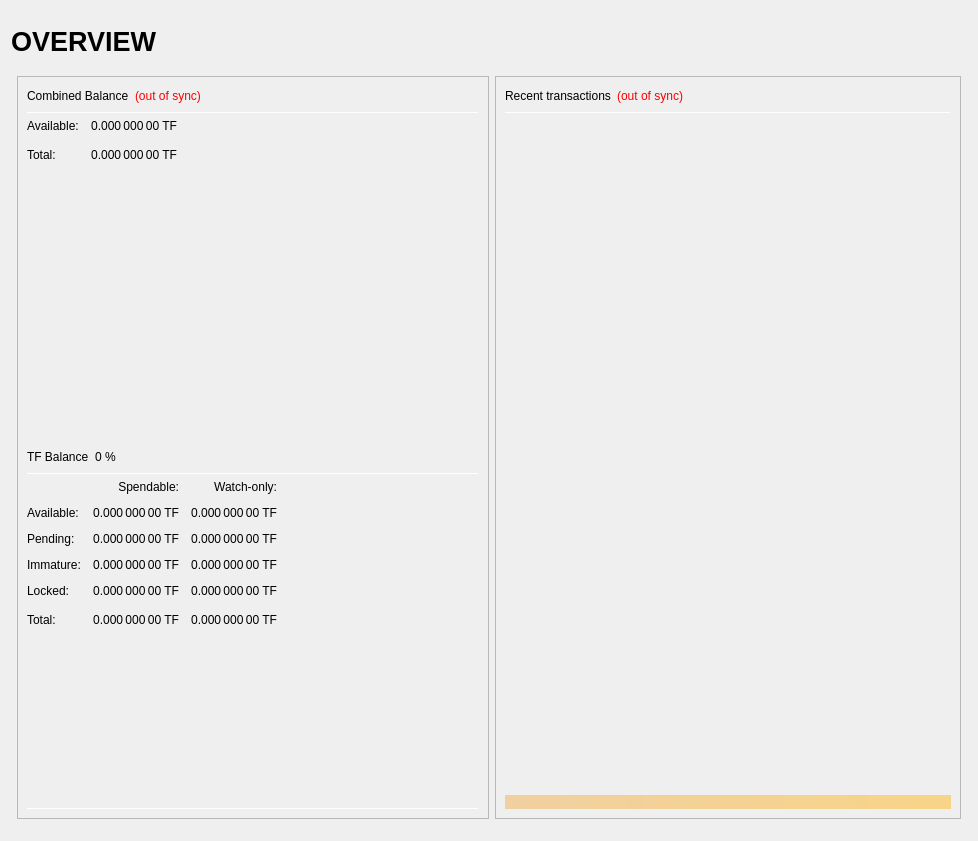
<?xml version="1.0" encoding="UTF-8"?>
<ui version="4.0">
 <class>OverviewPage</class>
 <widget class="QWidget" name="OverviewPage">
  <property name="geometry">
   <rect>
    <x>0</x>
    <y>0</y>
    <width>978</width>
    <height>841</height>
   </rect>
  </property>
  <property name="windowTitle">
   <string>Form</string>
  </property>
  <layout class="QVBoxLayout" name="topLayout" stretch="0">
   <item>
    <widget class="QFrame" name="frame_BG">
     <property name="minimumSize">
      <size>
       <width>850</width>
       <height>610</height>
      </size>
     </property>
     <property name="maximumSize">
      <size>
       <width>16777215</width>
       <height>16777215</height>
      </size>
     </property>
     <layout class="QVBoxLayout" name="verticalLayout_3" stretch="0">
      <property name="leftMargin">
       <number>0</number>
      </property>
      <property name="topMargin">
       <number>0</number>
      </property>
      <property name="rightMargin">
       <number>0</number>
      </property>
      <property name="bottomMargin">
       <number>6</number>
      </property>
      <item>
       <layout class="QVBoxLayout" name="verticalLayout_Master" stretch="0,1">
        <property name="spacing">
         <number>0</number>
        </property>
        <item>
         <widget class="QFrame" name="frame_Header">
          <layout class="QVBoxLayout" name="verticalLayout_Header" stretch="0">
           <property name="leftMargin">
            <number>0</number>
           </property>
           <property name="topMargin">
            <number>0</number>
           </property>
           <property name="rightMargin">
            <number>0</number>
           </property>
           <property name="bottomMargin">
            <number>0</number>
           </property>
           <item>
            <layout class="QHBoxLayout" name="horizontalLayout_Header" stretch="1,0,1">
             <property name="spacing">
              <number>6</number>
             </property>
             <item>
              <widget class="QLabel" name="labelOverviewHeaderLeft">
               <property name="minimumSize">
                <size>
                 <width>464</width>
                 <height>60</height>
                </size>
               </property>
               <property name="maximumSize">
                <size>
                 <width>16777215</width>
                 <height>60</height>
                </size>
               </property>
               <property name="font">
                <font>
                 <pointsize>20</pointsize>
                 <weight>75</weight>
                 <bold>true</bold>
                </font>
               </property>
               <property name="text">
                <string>OVERVIEW</string>
               </property>
               <property name="alignment">
                <set>Qt::AlignLeading|Qt::AlignLeft|Qt::AlignVCenter</set>
               </property>
               <property name="margin">
                <number>5</number>
               </property>
              </widget>
             </item>
             <item>
              <spacer name="horizontalSpacer_Header">
               <property name="orientation">
                <enum>Qt::Horizontal</enum>
               </property>
               <property name="sizeHint" stdset="0">
                <size>
                 <width>40</width>
                 <height>20</height>
                </size>
               </property>
              </spacer>
             </item>
             <item>
              <widget class="QLabel" name="labelOverviewHeaderRight">
               <property name="minimumSize">
                <size>
                 <width>464</width>
                 <height>60</height>
                </size>
               </property>
               <property name="maximumSize">
                <size>
                 <width>16777215</width>
                 <height>60</height>
                </size>
               </property>
               <property name="font">
                <font>
                 <pointsize>14</pointsize>
                </font>
               </property>
               <property name="text">
                <string/>
               </property>
               <property name="alignment">
                <set>Qt::AlignRight|Qt::AlignTrailing|Qt::AlignVCenter</set>
               </property>
              </widget>
             </item>
            </layout>
           </item>
          </layout>
         </widget>
        </item>
        <item>
         <widget class="QFrame" name="frame_Content">
          <layout class="QVBoxLayout" name="verticalLayout_Content">
           <property name="leftMargin">
            <number>6</number>
           </property>
           <property name="topMargin">
            <number>5</number>
           </property>
           <property name="rightMargin">
            <number>6</number>
           </property>
           <property name="bottomMargin">
            <number>5</number>
           </property>
           <item>
            <layout class="QHBoxLayout" name="horizontalLayout_Content" stretch="1,1">
             <property name="spacing">
              <number>6</number>
             </property>
             <item>
              <layout class="QVBoxLayout" name="verticalLayout_left" stretch="1">
               <item>
                <widget class="QFrame" name="frameObfuscation">
                 <property name="minimumSize">
                  <size>
                   <width>0</width>
                   <height>0</height>
                  </size>
                 </property>
                 <property name="frameShape">
                  <enum>QFrame::StyledPanel</enum>
                 </property>
                 <property name="frameShadow">
                  <enum>QFrame::Raised</enum>
                 </property>
                 <layout class="QVBoxLayout" name="verticalLayout" stretch="0,0,0">
                  <property name="leftMargin">
                   <number>0</number>
                  </property>
                  <property name="topMargin">
                   <number>0</number>
                  </property>
                  <property name="rightMargin">
                   <number>0</number>
                  </property>
                  <property name="bottomMargin">
                   <number>0</number>
                  </property>
                  <item>
                   <widget class="QFrame" name="frame_CombinedBalances">
                    <property name="minimumSize">
                     <size>
                      <width>470</width>
                      <height>0</height>
                     </size>
                    </property>
                    <layout class="QVBoxLayout" name="verticalLayout_5">
                     <item>
                      <layout class="QHBoxLayout" name="horizontalLayout_5" stretch="0,0,0">
                       <item>
                        <widget class="QLabel" name="label_5z">
                         <property name="minimumSize">
                          <size>
                           <width>0</width>
                           <height>20</height>
                          </size>
                         </property>
                         <property name="font">
                          <font>
                           <weight>50</weight>
                           <italic>false</italic>
                           <bold>false</bold>
                          </font>
                         </property>
                         <property name="toolTip">
                          <string>Combined Balance (including unconfirmed and immature coins)</string>
                         </property>
                         <property name="text">
                          <string>Combined Balance</string>
                         </property>
                        </widget>
                       </item>
                       <item>
                        <widget class="QLabel" name="labelWalletStatus">
                         <property name="cursor">
                          <cursorShape>WhatsThisCursor</cursorShape>
                         </property>
                         <property name="toolTip">
                          <string>The displayed information may be out of date. Your wallet automatically synchronizes with the TF network after a connection is established, but this process has not completed yet.</string>
                         </property>
                         <property name="styleSheet">
                          <string notr="true">QLabel { color: red; }</string>
                         </property>
                         <property name="text">
                          <string notr="true">(out of sync)</string>
                         </property>
                         <property name="alignment">
                          <set>Qt::AlignLeading|Qt::AlignLeft|Qt::AlignVCenter</set>
                         </property>
                        </widget>
                       </item>
                       <item>
                        <spacer name="horizontalSpacer_1">
                         <property name="orientation">
                          <enum>Qt::Horizontal</enum>
                         </property>
                         <property name="sizeHint" stdset="0">
                          <size>
                           <width>40</width>
                           <height>20</height>
                          </size>
                         </property>
                        </spacer>
                       </item>
                      </layout>
                     </item>
                     <item>
                      <widget class="Line" name="line_CombinedBalance">
                       <property name="minimumSize">
                        <size>
                         <width>0</width>
                         <height>1</height>
                        </size>
                       </property>
                       <property name="maximumSize">
                        <size>
                         <width>16777215</width>
                         <height>1</height>
                        </size>
                       </property>
                       <property name="orientation">
                        <enum>Qt::Horizontal</enum>
                       </property>
                      </widget>
                     </item>
                     <item>
                      <layout class="QGridLayout" name="gridLayout_3">
                       <property name="spacing">
                        <number>12</number>
                       </property>
                       <item row="1" column="0">
                        <widget class="QLabel" name="labelBalanceTextz">
                         <property name="text">
                          <string>Available:</string>
                         </property>
                        </widget>
                       </item>
                       <item row="1" column="1">
                        <widget class="QLabel" name="labelBalancez">
                         <property name="font">
                          <font>
                           <weight>50</weight>
                           <italic>false</italic>
                           <bold>false</bold>
                          </font>
                         </property>
                         <property name="cursor">
                          <cursorShape>IBeamCursor</cursorShape>
                         </property>
                         <property name="toolTip">
                          <string>Your current spendable balance</string>
                         </property>
                         <property name="text">
                          <string notr="true">0.000 000 00 TF</string>
                         </property>
                         <property name="alignment">
                          <set>Qt::AlignRight|Qt::AlignTrailing|Qt::AlignVCenter</set>
                         </property>
                         <property name="textInteractionFlags">
                          <set>Qt::LinksAccessibleByMouse|Qt::TextSelectableByKeyboard|Qt::TextSelectableByMouse</set>
                         </property>
                        </widget>
                       </item>
                       <item row="2" column="0">
                        <widget class="QLabel" name="labelTotalTextz">
                         <property name="text">
                          <string>Total:</string>
                         </property>
                        </widget>
                       </item>
                       <item row="2" column="1">
                        <widget class="QLabel" name="labelTotalz">
                         <property name="font">
                          <font>
                           <weight>50</weight>
                           <italic>false</italic>
                           <bold>false</bold>
                          </font>
                         </property>
                         <property name="cursor">
                          <cursorShape>IBeamCursor</cursorShape>
                         </property>
                         <property name="toolTip">
                          <string>Total Balance, including all unavailable coins.</string>
                         </property>
                         <property name="text">
                          <string notr="true">0.000 000 00 TF</string>
                         </property>
                         <property name="alignment">
                          <set>Qt::AlignRight|Qt::AlignTrailing|Qt::AlignVCenter</set>
                         </property>
                         <property name="textInteractionFlags">
                          <set>Qt::LinksAccessibleByMouse|Qt::TextSelectableByKeyboard|Qt::TextSelectableByMouse</set>
                         </property>
                        </widget>
                       </item>
                       <item row="2" column="3">
                        <spacer name="horizontalSpacer_2">
                         <property name="orientation">
                          <enum>Qt::Horizontal</enum>
                         </property>
                         <property name="sizeHint" stdset="0">
                          <size>
                           <width>40</width>
                           <height>20</height>
                          </size>
                         </property>
                        </spacer>
                       </item>
                      </layout>
                     </item>
                     <item>
                      <spacer name="verticalSpacer_1">
                       <property name="orientation">
                        <enum>Qt::Vertical</enum>
                       </property>
                       <property name="sizeHint" stdset="0">
                        <size>
                         <width>20</width>
                         <height>40</height>
                        </size>
                       </property>
                      </spacer>
                     </item>
                    </layout>
                   </widget>
                  </item>
                  <item>
                   <widget class="QFrame" name="frame_Balances">
                    <layout class="QVBoxLayout" name="verticalLayout_4">
                     <item>
                      <layout class="QHBoxLayout" name="horizontalLayout_4">
                       <item>
                        <widget class="QLabel" name="label_5">
                         <property name="minimumSize">
                          <size>
                           <width>0</width>
                           <height>20</height>
                          </size>
                         </property>
                         <property name="font">
                          <font>
                           <weight>50</weight>
                           <italic>false</italic>
                           <bold>false</bold>
                          </font>
                         </property>
                         <property name="text">
                          <string>TF Balance</string>
                         </property>
                        </widget>
                       </item>
                       <item>
                        <widget class="QLabel" name="labelTFPercent">
                         <property name="text">
                          <string notr="true">0 %</string>
                         </property>
                        </widget>
                       </item>
                       <item>
                        <spacer name="horizontalSpacer_3">
                         <property name="orientation">
                          <enum>Qt::Horizontal</enum>
                         </property>
                         <property name="sizeHint" stdset="0">
                          <size>
                           <width>40</width>
                           <height>20</height>
                          </size>
                         </property>
                        </spacer>
                       </item>
                      </layout>
                     </item>
                     <item>
                      <widget class="Line" name="line_Balance">
                       <property name="minimumSize">
                        <size>
                         <width>0</width>
                         <height>1</height>
                        </size>
                       </property>
                       <property name="maximumSize">
                        <size>
                         <width>16777215</width>
                         <height>1</height>
                        </size>
                       </property>
                       <property name="orientation">
                        <enum>Qt::Horizontal</enum>
                       </property>
                      </widget>
                     </item>
                     <item>
                      <layout class="QGridLayout" name="gridLayout">
                       <property name="spacing">
                        <number>12</number>
                       </property>
                       <item row="0" column="1">
                        <widget class="QLabel" name="labelSpendable">
                         <property name="text">
                          <string>Spendable:</string>
                         </property>
                         <property name="alignment">
                          <set>Qt::AlignRight|Qt::AlignTrailing|Qt::AlignVCenter</set>
                         </property>
                        </widget>
                       </item>
                       <item row="0" column="2">
                        <widget class="QLabel" name="labelWatchonly">
                         <property name="text">
                          <string>Watch-only:</string>
                         </property>
                         <property name="alignment">
                          <set>Qt::AlignRight|Qt::AlignTrailing|Qt::AlignVCenter</set>
                         </property>
                        </widget>
                       </item>
                       <item row="1" column="0">
                        <widget class="QLabel" name="labelBalanceText">
                         <property name="text">
                          <string>Available:</string>
                         </property>
                        </widget>
                       </item>
                       <item row="1" column="1">
                        <widget class="QLabel" name="labelBalance">
                         <property name="font">
                          <font>
                           <weight>50</weight>
                           <italic>false</italic>
                           <bold>false</bold>
                          </font>
                         </property>
                         <property name="cursor">
                          <cursorShape>IBeamCursor</cursorShape>
                         </property>
                         <property name="toolTip">
                          <string>Your current spendable balance</string>
                         </property>
                         <property name="text">
                          <string notr="true">0.000 000 00 TF</string>
                         </property>
                         <property name="alignment">
                          <set>Qt::AlignRight|Qt::AlignTrailing|Qt::AlignVCenter</set>
                         </property>
                         <property name="textInteractionFlags">
                          <set>Qt::LinksAccessibleByMouse|Qt::TextSelectableByKeyboard|Qt::TextSelectableByMouse</set>
                         </property>
                        </widget>
                       </item>
                       <item row="1" column="2">
                        <widget class="QLabel" name="labelWatchAvailable">
                         <property name="font">
                          <font>
                           <weight>50</weight>
                           <italic>false</italic>
                           <bold>false</bold>
                          </font>
                         </property>
                         <property name="cursor">
                          <cursorShape>IBeamCursor</cursorShape>
                         </property>
                         <property name="toolTip">
                          <string>Your current balance in watch-only addresses</string>
                         </property>
                         <property name="text">
                          <string notr="true">0.000 000 00 TF</string>
                         </property>
                         <property name="alignment">
                          <set>Qt::AlignRight|Qt::AlignTrailing|Qt::AlignVCenter</set>
                         </property>
                         <property name="textInteractionFlags">
                          <set>Qt::LinksAccessibleByMouse|Qt::TextSelectableByKeyboard|Qt::TextSelectableByMouse</set>
                         </property>
                        </widget>
                       </item>
                       <item row="2" column="0">
                        <widget class="QLabel" name="labelPendingText">
                         <property name="text">
                          <string>Pending:</string>
                         </property>
                        </widget>
                       </item>
                       <item row="2" column="1">
                        <widget class="QLabel" name="labelUnconfirmed">
                         <property name="font">
                          <font>
                           <weight>50</weight>
                           <italic>false</italic>
                           <bold>false</bold>
                          </font>
                         </property>
                         <property name="cursor">
                          <cursorShape>IBeamCursor</cursorShape>
                         </property>
                         <property name="toolTip">
                          <string>Total of transactions that have yet to be confirmed, and do not yet count toward the spendable balance</string>
                         </property>
                         <property name="text">
                          <string notr="true">0.000 000 00 TF</string>
                         </property>
                         <property name="alignment">
                          <set>Qt::AlignRight|Qt::AlignTrailing|Qt::AlignVCenter</set>
                         </property>
                         <property name="textInteractionFlags">
                          <set>Qt::LinksAccessibleByMouse|Qt::TextSelectableByKeyboard|Qt::TextSelectableByMouse</set>
                         </property>
                        </widget>
                       </item>
                       <item row="2" column="2">
                        <widget class="QLabel" name="labelWatchPending">
                         <property name="font">
                          <font>
                           <weight>50</weight>
                           <italic>false</italic>
                           <bold>false</bold>
                          </font>
                         </property>
                         <property name="cursor">
                          <cursorShape>IBeamCursor</cursorShape>
                         </property>
                         <property name="toolTip">
                          <string>Unconfirmed transactions to watch-only addresses</string>
                         </property>
                         <property name="text">
                          <string notr="true">0.000 000 00 TF</string>
                         </property>
                         <property name="alignment">
                          <set>Qt::AlignRight|Qt::AlignTrailing|Qt::AlignVCenter</set>
                         </property>
                         <property name="textInteractionFlags">
                          <set>Qt::LinksAccessibleByMouse|Qt::TextSelectableByKeyboard|Qt::TextSelectableByMouse</set>
                         </property>
                        </widget>
                       </item>
                       <item row="3" column="0">
                        <widget class="QLabel" name="labelImmatureText">
                         <property name="text">
                          <string>Immature:</string>
                         </property>
                        </widget>
                       </item>
                       <item row="3" column="1">
                        <widget class="QLabel" name="labelImmature">
                         <property name="font">
                          <font>
                           <weight>50</weight>
                           <italic>false</italic>
                           <bold>false</bold>
                          </font>
                         </property>
                         <property name="cursor">
                          <cursorShape>IBeamCursor</cursorShape>
                         </property>
                         <property name="toolTip">
                          <string>Staked or masternode rewards that has not yet matured</string>
                         </property>
                         <property name="text">
                          <string notr="true">0.000 000 00 TF</string>
                         </property>
                         <property name="alignment">
                          <set>Qt::AlignRight|Qt::AlignTrailing|Qt::AlignVCenter</set>
                         </property>
                         <property name="textInteractionFlags">
                          <set>Qt::LinksAccessibleByMouse|Qt::TextSelectableByKeyboard|Qt::TextSelectableByMouse</set>
                         </property>
                        </widget>
                       </item>
                       <item row="3" column="2">
                        <widget class="QLabel" name="labelWatchImmature">
                         <property name="font">
                          <font>
                           <weight>50</weight>
                           <italic>false</italic>
                           <bold>false</bold>
                          </font>
                         </property>
                         <property name="cursor">
                          <cursorShape>IBeamCursor</cursorShape>
                         </property>
                         <property name="toolTip">
                          <string>Staked or masternode rewards in watch-only addresses that has not yet matured</string>
                         </property>
                         <property name="text">
                          <string notr="true">0.000 000 00 TF</string>
                         </property>
                         <property name="alignment">
                          <set>Qt::AlignRight|Qt::AlignTrailing|Qt::AlignVCenter</set>
                         </property>
                         <property name="textInteractionFlags">
                          <set>Qt::LinksAccessibleByMouse|Qt::TextSelectableByKeyboard|Qt::TextSelectableByMouse</set>
                         </property>
                        </widget>
                       </item>
                       <item row="4" column="0">
                        <widget class="QLabel" name="labelLockedBalanceText">
                         <property name="toolTip">
                          <string>Locked TF or Masternode collaterals. These are excluded from zTF minting.</string>
                         </property>
                         <property name="text">
                          <string>Locked:</string>
                         </property>
                        </widget>
                       </item>
                       <item row="4" column="1">
                        <widget class="QLabel" name="labelLockedBalance">
                         <property name="font">
                          <font>
                           <weight>50</weight>
                           <italic>false</italic>
                           <bold>false</bold>
                          </font>
                         </property>
                         <property name="cursor">
                          <cursorShape>IBeamCursor</cursorShape>
                         </property>
                         <property name="toolTip">
                          <string>Locked TF or Masternode collaterals. These are excluded from zTF minting.</string>
                         </property>
                         <property name="text">
                          <string notr="true">0.000 000 00 TF</string>
                         </property>
                         <property name="alignment">
                          <set>Qt::AlignRight|Qt::AlignTrailing|Qt::AlignVCenter</set>
                         </property>
                         <property name="textInteractionFlags">
                          <set>Qt::LinksAccessibleByMouse|Qt::TextSelectableByKeyboard|Qt::TextSelectableByMouse</set>
                         </property>
                        </widget>
                       </item>
                       <item row="4" column="2">
                        <widget class="QLabel" name="labelWatchLocked">
                         <property name="font">
                          <font>
                           <weight>50</weight>
                           <italic>false</italic>
                           <bold>false</bold>
                          </font>
                         </property>
                         <property name="cursor">
                          <cursorShape>IBeamCursor</cursorShape>
                         </property>
                         <property name="toolTip">
                          <string>Current locked balance in watch-only addresses</string>
                         </property>
                         <property name="text">
                          <string notr="true">0.000 000 00 TF</string>
                         </property>
                         <property name="alignment">
                          <set>Qt::AlignRight|Qt::AlignTrailing|Qt::AlignVCenter</set>
                         </property>
                         <property name="textInteractionFlags">
                          <set>Qt::LinksAccessibleByMouse|Qt::TextSelectableByKeyboard|Qt::TextSelectableByMouse</set>
                         </property>
                        </widget>
                       </item>
                       <item row="5" column="0">
                        <widget class="QLabel" name="labelTotalText">
                         <property name="toolTip">
                          <string>Your current TF balance, unconfirmed and immature transactions included</string>
                         </property>
                         <property name="text">
                          <string>Total:</string>
                         </property>
                        </widget>
                       </item>
                       <item row="5" column="1">
                        <widget class="QLabel" name="labelTotal">
                         <property name="font">
                          <font>
                           <weight>50</weight>
                           <italic>false</italic>
                           <bold>false</bold>
                          </font>
                         </property>
                         <property name="cursor">
                          <cursorShape>IBeamCursor</cursorShape>
                         </property>
                         <property name="toolTip">
                          <string>Your current TF balance, unconfirmed and immature transactions included</string>
                         </property>
                         <property name="text">
                          <string notr="true">0.000 000 00 TF</string>
                         </property>
                         <property name="alignment">
                          <set>Qt::AlignRight|Qt::AlignTrailing|Qt::AlignVCenter</set>
                         </property>
                         <property name="textInteractionFlags">
                          <set>Qt::LinksAccessibleByMouse|Qt::TextSelectableByKeyboard|Qt::TextSelectableByMouse</set>
                         </property>
                        </widget>
                       </item>
                       <item row="5" column="2">
                        <widget class="QLabel" name="labelWatchTotal">
                         <property name="font">
                          <font>
                           <weight>50</weight>
                           <italic>false</italic>
                           <bold>false</bold>
                          </font>
                         </property>
                         <property name="cursor">
                          <cursorShape>IBeamCursor</cursorShape>
                         </property>
                         <property name="toolTip">
                          <string>Current total balance in watch-only addresses</string>
                         </property>
                         <property name="text">
                          <string notr="true">0.000 000 00 TF</string>
                         </property>
                         <property name="alignment">
                          <set>Qt::AlignRight|Qt::AlignTrailing|Qt::AlignVCenter</set>
                         </property>
                         <property name="textInteractionFlags">
                          <set>Qt::LinksAccessibleByMouse|Qt::TextSelectableByKeyboard|Qt::TextSelectableByMouse</set>
                         </property>
                        </widget>
                       </item>
                       <item row="5" column="3">
                        <spacer name="horizontalSpacer_9">
                         <property name="orientation">
                          <enum>Qt::Horizontal</enum>
                         </property>
                         <property name="sizeHint" stdset="0">
                          <size>
                           <width>40</width>
                           <height>20</height>
                          </size>
                         </property>
                        </spacer>
                       </item>
                      </layout>
                     </item>
                     <item>
                      <spacer name="verticalSpacer_3">
                       <property name="orientation">
                        <enum>Qt::Vertical</enum>
                       </property>
                       <property name="sizeHint" stdset="0">
                        <size>
                         <width>20</width>
                         <height>40</height>
                        </size>
                       </property>
                      </spacer>
                     </item>
                    </layout>
                   </widget>
                  </item>
                  <item>
                   <widget class="QFrame" name="frame_ZerocoinBalances">
                    <layout class="QVBoxLayout" name="verticalLayout_7">
                     <item>
                      <widget class="Line" name="line_ZerocoinBalance">
                       <property name="minimumSize">
                        <size>
                         <width>0</width>
                         <height>1</height>
                        </size>
                       </property>
                       <property name="maximumSize">
                        <size>
                         <width>16777215</width>
                         <height>1</height>
                        </size>
                       </property>
                       <property name="orientation">
                        <enum>Qt::Horizontal</enum>
                       </property>
                      </widget>
                     </item>
                    </layout>
                   </widget>
                  </item>
                 </layout>
                </widget>
               </item>
              </layout>
             </item>
             <item>
              <layout class="QVBoxLayout" name="verticalLayout_right" stretch="1">
               <item>
                <widget class="QFrame" name="frame_RecentTransactions">
                 <property name="minimumSize">
                  <size>
                   <width>0</width>
                   <height>0</height>
                  </size>
                 </property>
                 <property name="frameShape">
                  <enum>QFrame::StyledPanel</enum>
                 </property>
                 <property name="frameShadow">
                  <enum>QFrame::Raised</enum>
                 </property>
                 <layout class="QVBoxLayout" name="verticalLayout_1">
                  <item>
                   <layout class="QHBoxLayout" name="horizontalLayout_2">
                    <item>
                     <widget class="QLabel" name="label_4">
                      <property name="minimumSize">
                       <size>
                        <width>0</width>
                        <height>20</height>
                       </size>
                      </property>
                      <property name="font">
                       <font>
                        <weight>50</weight>
                        <italic>false</italic>
                        <bold>false</bold>
                       </font>
                      </property>
                      <property name="text">
                       <string>Recent transactions</string>
                      </property>
                     </widget>
                    </item>
                    <item>
                     <widget class="QLabel" name="labelTransactionsStatus">
                      <property name="cursor">
                       <cursorShape>WhatsThisCursor</cursorShape>
                      </property>
                      <property name="toolTip">
                       <string>The displayed information may be out of date. Your wallet automatically synchronizes with the TF network after a connection is established, but this process has not completed yet.</string>
                      </property>
                      <property name="styleSheet">
                       <string notr="true">QLabel { color: red; }</string>
                      </property>
                      <property name="text">
                       <string notr="true">(out of sync)</string>
                      </property>
                      <property name="alignment">
                       <set>Qt::AlignRight|Qt::AlignTrailing|Qt::AlignVCenter</set>
                      </property>
                     </widget>
                    </item>
                    <item>
                     <spacer name="horizontalSpacer">
                      <property name="orientation">
                       <enum>Qt::Horizontal</enum>
                      </property>
                      <property name="sizeHint" stdset="0">
                       <size>
                        <width>40</width>
                        <height>20</height>
                       </size>
                      </property>
                     </spacer>
                    </item>
                   </layout>
                  </item>
                  <item>
                   <widget class="Line" name="line">
                    <property name="minimumSize">
                     <size>
                      <width>0</width>
                      <height>1</height>
                     </size>
                    </property>
                    <property name="maximumSize">
                     <size>
                      <width>16777215</width>
                      <height>1</height>
                     </size>
                    </property>
                    <property name="orientation">
                     <enum>Qt::Horizontal</enum>
                    </property>
                   </widget>
                  </item>
                  <item>
                   <widget class="QListView" name="listTransactions">
                    <property name="minimumSize">
                     <size>
                      <width>0</width>
                      <height>0</height>
                     </size>
                    </property>
                    <property name="styleSheet">
                     <string notr="true">QListView { background: transparent; }</string>
                    </property>
                    <property name="frameShape">
                     <enum>QFrame::NoFrame</enum>
                    </property>
                    <property name="verticalScrollBarPolicy">
                     <enum>Qt::ScrollBarAlwaysOff</enum>
                    </property>
                    <property name="horizontalScrollBarPolicy">
                     <enum>Qt::ScrollBarAlwaysOff</enum>
                    </property>
                    <property name="selectionMode">
                     <enum>QAbstractItemView::NoSelection</enum>
                    </property>
                   </widget>
                  </item>
                  <item>
                   <spacer name="verticalSpacer_2">
                    <property name="orientation">
                     <enum>Qt::Vertical</enum>
                    </property>
                    <property name="sizeType">
                     <enum>QSizePolicy::Expanding</enum>
                    </property>
                    <property name="sizeHint" stdset="0">
                     <size>
                      <width>20</width>
                      <height>40</height>
                     </size>
                    </property>
                   </spacer>
                  </item>
                  <item>
                   <widget class="QLabel" name="labelAlerts">
                    <property name="maximumSize">
                     <size>
                      <width>16777215</width>
                      <height>16777215</height>
                     </size>
                    </property>
                    <property name="styleSheet">
                     <string notr="true">background-color: qlineargradient(x1: 0, y1: 0, x2: 1, y2: 0, stop:0 #F0D0A0, stop:1 #F8D488); color:#000000;</string>
                    </property>
                    <property name="text">
                     <string/>
                    </property>
                    <property name="wordWrap">
                     <bool>true</bool>
                    </property>
                    <property name="margin">
                     <number>3</number>
                    </property>
                   </widget>
                  </item>
                 </layout>
                </widget>
               </item>
              </layout>
             </item>
            </layout>
           </item>
          </layout>
         </widget>
        </item>
       </layout>
      </item>
     </layout>
    </widget>
   </item>
  </layout>
 </widget>
 <resources/>
 <connections/>
</ui>
